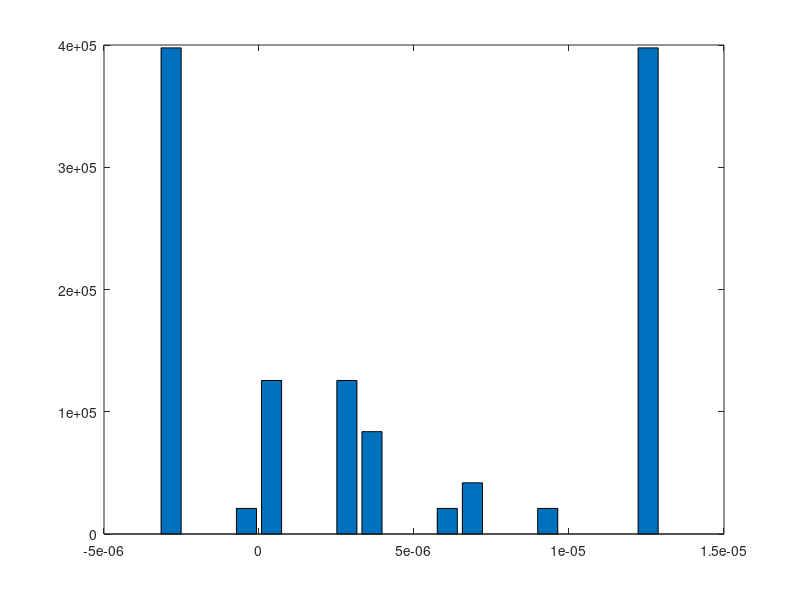

Source code (MATLAB): (Note: this script raises an error after producing the figure.)
clear; close all; clc;
%% A1
load('calibration.mat')
close all
% a)
% Average over all vectors
y_avg = sum(y,2)/7;
% Subtract average from measurements
e = y- y_avg;

% b)
% E[y_m,k] = E[\tau_k] + E[d/c] + E[b_m] + E[e_(m,k)]
% E[y_m,k] - E[\tau_k] - E[d/c] =  E[b_m] + 0
% E[e_m,k] = E[b_m];
biases = mean(e); % Expected Values, E[y], for each microphone based on error.

%c) Since b_m is deterministic, the variance of the error is
%going to be the variance of e_(m_k)
vars = diag(var(e));
stds = diag(std(e));
% Notes: When we eventually need to choose wheights for each microphone,
% we should base them on the variance of each of them. Higher variances
% need to be weighed less than higher ones.

%d) choose microphone 1
[N, l] = hist(e(:,1),20);
Wb=l(2)-l(1); % Bin width
Ny = length(e); % Nr of samples
bar(l, N/(Ny*Wb));


%% A2
load('experiment.mat')
maxiter = 100;
th_hat = zeros(length(y),3);
diagP = zeros(length(y),3);
% initial estimate of theta
th_hat0 = [.1 .6 0];
for k = 1:size(y,1)
    % non linear LS estimate
    [th_hat(k,:),diagP(k,:)] = nls(y(k,:),biases,vars,th_hat0,maxiter,mic_locations);
end
plotresults(th_hat(:,1:2)',diagP(:,1:2),mic_locations')

%% A3

%% A4

for k = 1:length(y)-1
    dx(k) = abs(th_hat(k,1) - th_hat(k+1,1));
    dy(k) = abs(th_hat(k,2) - th_hat(k+1,2));
    dp(k) = sqrt(dx(k)^2 + dy(k)^2);
end

A = eye(3); B = [0 0 1]'; u = 0.5;
Q = diag([mean(dx)^2, mean(dy)^2, 10^(-6)]);
% Q = diag([10^(-4), 10^(-4), 10^(-6)]);
R = vars;
diagPc = zeros(length(y),2);
% Predicted States
th_p4 = zeros(3,length(y));
% Corrected States
th_c4 = zeros(3,length(y));
% Vector to store values of the Kalman Filter for Question Five.
K = zeros(3,7);

th_0 = [.10;.60;0];
Pc = zeros(3,3);
% First Prediction
th_p4(:,1) = A*th_0 + B*u; % Predicted States
Pp = A*Pc*A' + Q; % Predicted Covariance Matrices
for k = 1:length(y)
    yk_ub = y(k,:)' - biases';
    [th_p4(:,k+1), th_c4(:,k), Pp, Pc] = ekf(yk_ub,Q,R,th_p4(:,k), Pp,mic_locations);
    diagPc(k,:) = [Pc(1,1), Pc(2,2)];
end
figure;
plotresults(th_c4(1:2,1:end),diagPc,mic_locations')
figure;
subplot(3,1,1)
plot(1:117, th_p4(1,1:end-1)', 1:117, th_hat(:,1));
subplot(3,1,2)
plot(1:117, th_p4(2,1:end-1)', 1:117, th_hat(:,2));
subplot(3,1,3)
plot(1:117, th_p4(3,1:end-1)', 1:117, th_hat(:,3));

%% Functions
function [th_p4_, th_c4, Pp_, Pc] = ekf(yk_ub,Q,R,th_p4,Pp,mic_locations)
A = eye(3); B = [0 0 1]'; u = 0.5;

% Compute Kalman gain:
H = Jacobian(th_p4, mic_locations);
K = Pp*H'/(H*Pp*H' + R); % K is 3x7, R is mic uncertainty = stds

% Correction of Predicted State (Measurement Update)
th_c4 = th_p4 + K*(yk_ub - f(th_p4, mic_locations));
Pc = Pp - K*H*Pp;

% Prediction For the Next Step(Time Update)
th_p4_ = A*th_c4 + B*u';
Pp_ = A*Pc*A' + Q;
end

function [th_hat, diagP] = nls(yk,biases,vars,th_hat0,maxiter,mic_locations)
th_hat = th_hat0';
i = 0;
while i <= maxiter
    ftheta = f(th_hat,mic_locations);
    e = yk'-biases'-ftheta;
    
    % Linearise the model around the current estimate
    dF = Jacobian(th_hat, mic_locations);
    
    % Solve a least squares problem to compute delta_theta
    del_theta = (dF'/vars*dF)\dF'/vars*e;
    
    % Update the estimate th_hat
    th_hat = th_hat + del_theta;
    
    % Set i = i + 1 and check for convergence
    i = i+1;
    %if del_theta/th_hat <= 10^(-9)
    %  break
    % end
end
diagP = diag(inv(dF'/vars*dF));
end

function dF = Jacobian(theta,mic_locations)
c = 343; % speed of sound in [m/s]
dF = [(theta(1)-mic_locations(:,1))./vecnorm(theta(1:2) -  mic_locations')'/c, ...
    (theta(2)-mic_locations(:,2))./vecnorm(theta(1:2) -  mic_locations')'/c, ...
    ones(7,1)];
end

function ftheta = f(theta,mic_locations)
c = 343; % speed of sound in [m/s]
ftheta =(theta(3) + vecnorm(theta(1:2)-mic_locations')/c)';
end
